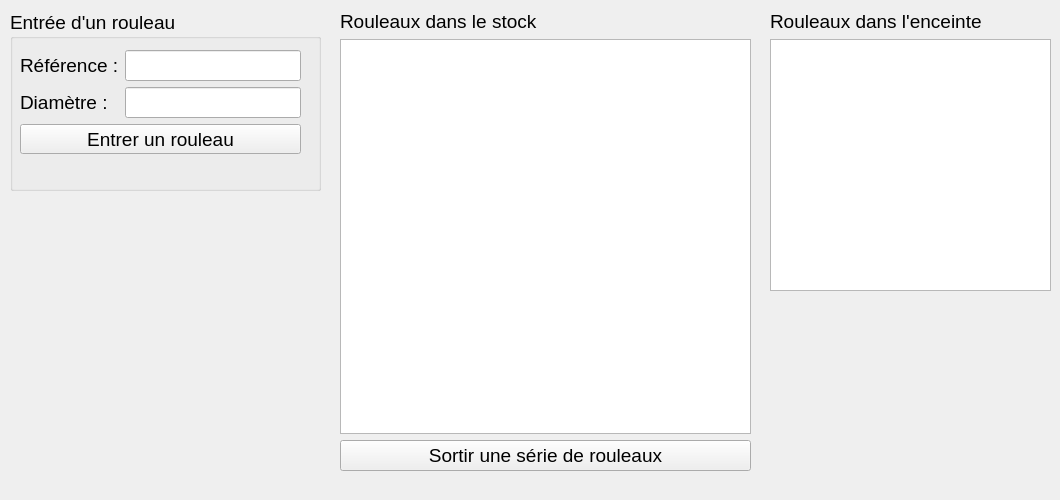
<?xml version="1.0" encoding="UTF-8"?>
<ui version="4.0">
 <class>Magasin</class>
 <widget class="QWidget" name="Magasin">
  <property name="geometry">
   <rect>
    <x>0</x>
    <y>0</y>
    <width>1060</width>
    <height>500</height>
   </rect>
  </property>
  <property name="minimumSize">
   <size>
    <width>1060</width>
    <height>500</height>
   </size>
  </property>
  <property name="font">
   <font>
    <pointsize>14</pointsize>
   </font>
  </property>
  <property name="windowTitle">
   <string>magasin</string>
  </property>
  <widget class="QGroupBox" name="groupBox">
   <property name="geometry">
    <rect>
     <x>10</x>
     <y>10</y>
     <width>311</width>
     <height>181</height>
    </rect>
   </property>
   <property name="title">
    <string>Entrée d'un rouleau</string>
   </property>
   <widget class="QWidget" name="layoutWidget">
    <property name="geometry">
     <rect>
      <x>10</x>
      <y>40</y>
      <width>281</width>
      <height>104</height>
     </rect>
    </property>
    <layout class="QGridLayout" name="gridLayout">
     <item row="0" column="0">
      <widget class="QLabel" name="labelReference">
       <property name="text">
        <string>Référence :</string>
       </property>
      </widget>
     </item>
     <item row="0" column="1">
      <widget class="QLineEdit" name="lineEditReference"/>
     </item>
     <item row="1" column="0">
      <widget class="QLabel" name="labelDiametre">
       <property name="text">
        <string>Diamètre :</string>
       </property>
      </widget>
     </item>
     <item row="1" column="1">
      <widget class="QLineEdit" name="lineEditDiametre"/>
     </item>
     <item row="2" column="0" colspan="2">
      <widget class="QPushButton" name="pushButtonEntrerRouleau">
       <property name="text">
        <string>Entrer un rouleau</string>
       </property>
      </widget>
     </item>
    </layout>
   </widget>
  </widget>
  <widget class="QWidget" name="layoutWidget">
   <property name="geometry">
    <rect>
     <x>340</x>
     <y>10</y>
     <width>411</width>
     <height>461</height>
    </rect>
   </property>
   <layout class="QVBoxLayout" name="verticalLayout">
    <item>
     <widget class="QLabel" name="labelRouleauxStock">
      <property name="text">
       <string>Rouleaux dans le stock</string>
      </property>
     </widget>
    </item>
    <item>
     <widget class="QListWidget" name="listWidgetStock"/>
    </item>
    <item>
     <widget class="QPushButton" name="pushButtonSortirSerieDeRouleaux">
      <property name="font">
       <font>
        <pointsize>14</pointsize>
       </font>
      </property>
      <property name="text">
       <string>Sortir une série de rouleaux</string>
      </property>
     </widget>
    </item>
   </layout>
  </widget>
  <widget class="QWidget" name="layoutWidget">
   <property name="geometry">
    <rect>
     <x>770</x>
     <y>10</y>
     <width>281</width>
     <height>281</height>
    </rect>
   </property>
   <layout class="QVBoxLayout" name="verticalLayout_2">
    <item>
     <widget class="QLabel" name="labelRouleauxEnceinte">
      <property name="text">
       <string>Rouleaux dans l'enceinte</string>
      </property>
     </widget>
    </item>
    <item>
     <widget class="QListWidget" name="listWidgetEnceinte"/>
    </item>
   </layout>
  </widget>
 </widget>
 <resources/>
 <connections/>
</ui>
